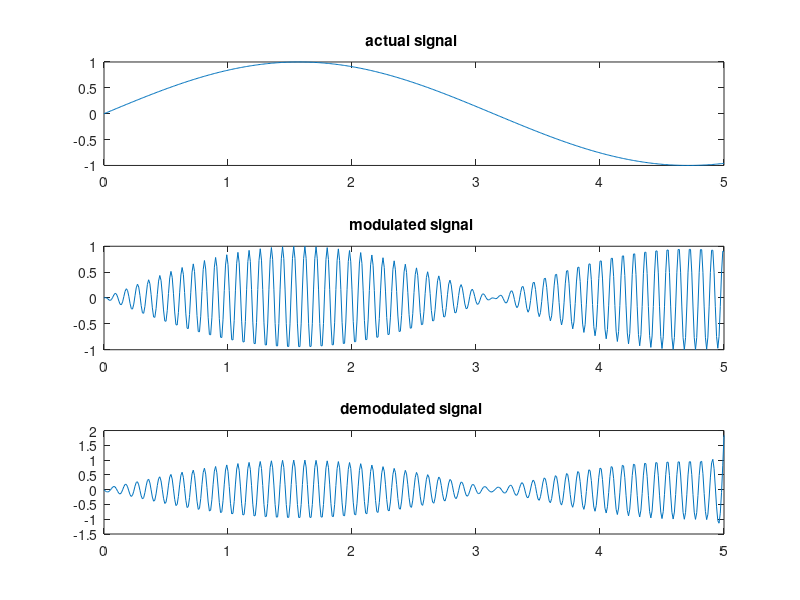

Reproduce this figure in MATLAB.
clc;
clear all;
close all;

Fc = 500;
Fs = 4500;

t = 0: 0.01 : 5 ;
x = sin(t);
y = ammod(x,Fc,Fs);
y1 = amdemod(x,Fc,Fs);

subplot(3,1,1);
plot(t,x); 
title('actual signal ');

subplot(3,1,2);
plot(t,y);
title('modulated signal ');

subplot(3,1,3);
plot(t,y1);
title('demodulated signal ');

%plot(t,x,'c',t,y,'b--')
%legend('Original Signal','Modulated Signal')
%xlabel('Time (s)')
%ylabel('Amplitude')